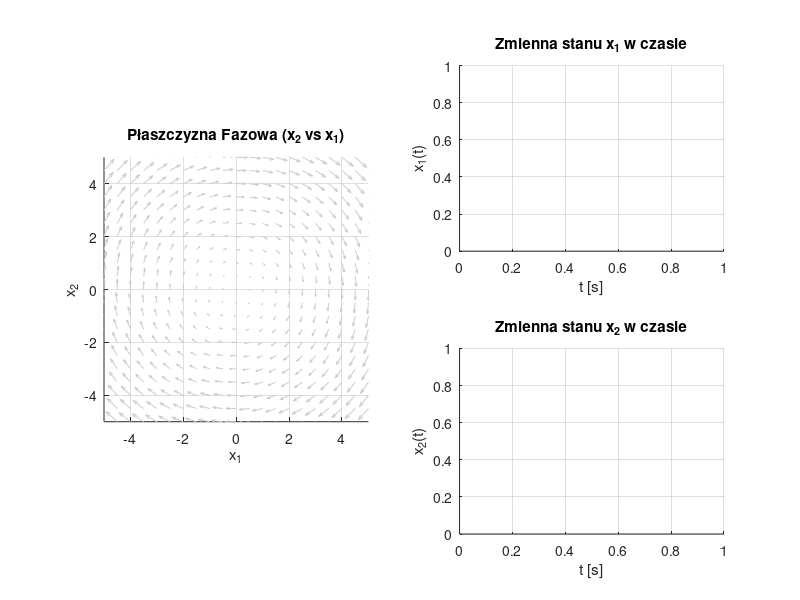

Write the MATLAB code that produced this figure.
% Skrypt z przykładem
clear; clc; close all;

% --- 1. PARAMETRY MODELU ---
A = [0 1; -1 0];
t_span = [0, 10];
n_points = 1000; 

% Przygotowanie głównego okna
figure('Name', 'Analiza Układu Dynamicznego', 'NumberTitle', 'off', 'Position', [100, 100, 1200, 600]);

% --- 2. RYSOWANIE TŁA (Siatki i Pole wektorowe) ---
% Płaszczyzna Fazowa (lewa strona)
subplot(2, 2, [1 3]); 
hold on; grid on; axis equal; axis([-5 5 -5 5]);
xlabel('x_1'); ylabel('x_2');
title('Płaszczyzna Fazowa (x_2 vs x_1)');

[X1, X2] = meshgrid(-5:0.5:5, -5:0.5:5);
DX1 = A(1,1)*X1 + A(1,2)*X2;
DX2 = A(2,1)*X1 + A(2,2)*X2;
quiver(X1, X2, DX1, DX2, 'Color', [0.8 0.8 0.8]);

% Wykresy czasowe (prawa strona - puste osie)
subplot(2, 2, 2);
hold on; grid on; xlabel('t [s]'); ylabel('x_1(t)'); title('Zmienna stanu x_1 w czasie');

subplot(2, 2, 4);
hold on; grid on; xlabel('t [s]'); ylabel('x_2(t)'); title('Zmienna stanu x_2 w czasie');

% --- 3. GŁÓWNA PĘTLA OBLICZENIOWA ---
disp('Kliknij na płaszczyźnie fazowej (po lewej), aby wyznaczyć trajektorię.');
disp('Naciśnij klawisz Enter w oknie płaszczyzny, aby zakończyć.');

while true
    % Aktywacja lewego okna i pobranie punktu
    subplot(2, 2, [1 3]);
    [x1_0, x2_0, button] = ginput(1);
    
    % Przerwanie pętli po wciśnięciu Enter
    if isempty(button)
        break; 
    end
    
    % Definicja warunku początkowego
    x0 = [x1_0; x2_0];
    
    % ROZWIĄZANIE MATEMATYCZNE
    [t, x] = solve_model(A, x0, t_span, n_points);
    
    % --- 4. RYSOWANIE WYNIKÓW Z SYNCHRONIZACJĄ KOLORÓW ---
    
    % Rysujemy trajektorię i pobieramy jej parametry do zmiennej 'p'
    subplot(2, 2, [1 3]);
    p = plot(x(1,:), x(2,:), 'LineWidth', 1.5);
    
    % Pobieramy aktualny kolor z narysowanej linii
    aktualny_kolor = p.Color; 
    
    % Rysujemy punkt startowy wypełniony tym samym kolorem
    plot(x0(1), x0(2), 'ko', 'MarkerFaceColor', aktualny_kolor, 'MarkerSize', 6);
    
    % Przebieg x1(t) z wymuszonym kolorem
    subplot(2, 2, 2);
    plot(t, x(1,:), 'LineWidth', 1.5, 'Color', aktualny_kolor);
    
    % Przebieg x2(t) z wymuszonym kolorem
    subplot(2, 2, 4);
    plot(t, x(2,:), 'LineWidth', 1.5, 'Color', aktualny_kolor);
end

disp('Zakończono działanie skryptu.');
